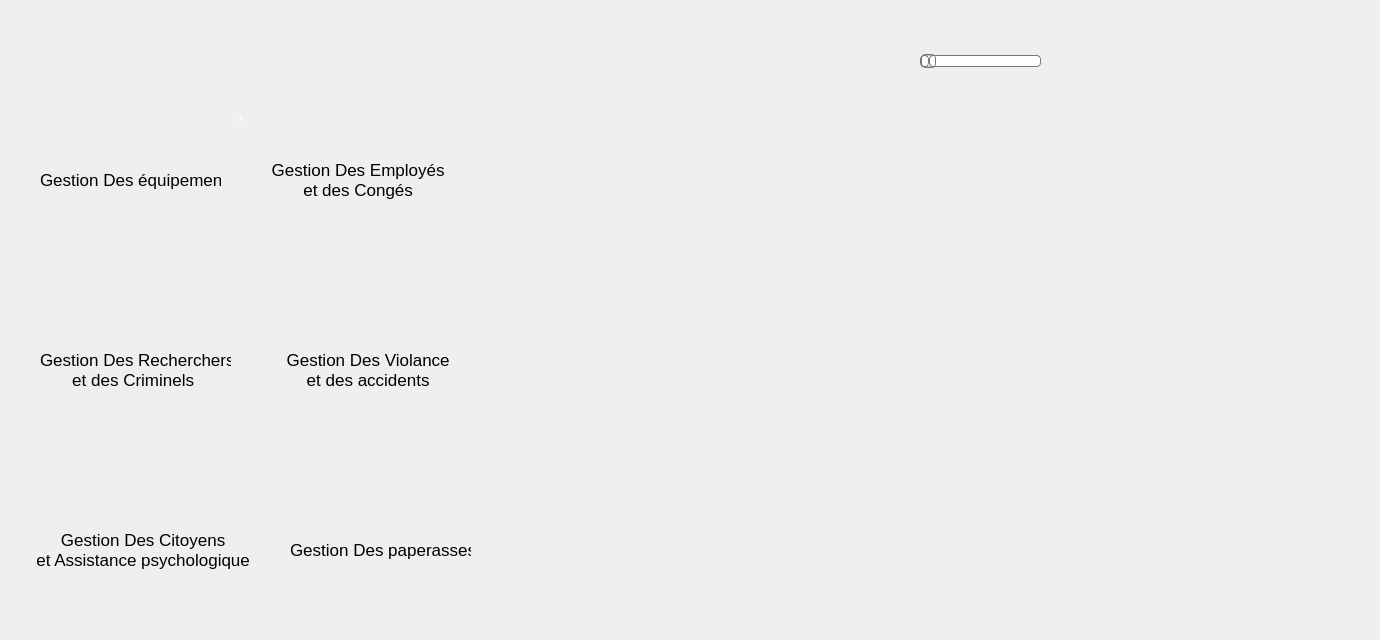
      <widget class="QWidget" name="tab_4">
       <attribute name="icon">
        <iconset resource="resource.qrc">
         <normaloff>:/image/img/police-station.png</normaloff>:/image/img/police-station.png</iconset>
       </attribute>
       <attribute name="title">
        <string>Acceuil</string>
       </attribute>
       <widget class="QLabel" name="label_10">
        <property name="geometry">
         <rect>
          <x>-10</x>
          <y>0</y>
          <width>1371</width>
          <height>631</height>
         </rect>
        </property>
        <property name="styleSheet">
         <string notr="true">border-image: url(:/img/policier-travaillant-ordinateur-portant-flic-uniforme-dans-bureau-garde-fond-brique_48369-15140.jpg) 1 1 1 1 stretch stretch;</string>
        </property>
        <property name="text">
         <string/>
        </property>
       </widget>
       <widget class="QLabel" name="label_25">
        <property name="geometry">
         <rect>
          <x>350</x>
          <y>420</y>
          <width>81</width>
          <height>81</height>
         </rect>
        </property>
        <property name="styleSheet">
         <string notr="true">border-image:url(:/img/183414194_466884714594269_7112138142974174459_n.png)1 1 1 1 stretch stretch;</string>
        </property>
        <property name="text">
         <string/>
        </property>
       </widget>
       <widget class="QLabel" name="label_15">
        <property name="geometry">
         <rect>
          <x>300</x>
          <y>30</y>
          <width>91</width>
          <height>91</height>
         </rect>
        </property>
        <property name="styleSheet">
         <string notr="true">border-image: url(:/img/52328332_2078164858899734_1395457921264910336_n.png) 1 1 1 1 stretch stretch;</string>
        </property>
        <property name="text">
         <string/>
        </property>
       </widget>
       <widget class="QLabel" name="label_24">
        <property name="geometry">
         <rect>
          <x>90</x>
          <y>220</y>
          <width>91</width>
          <height>111</height>
         </rect>
        </property>
        <property name="styleSheet">
         <string notr="true">border-image:url(:/img/182621297_495351015044474_391931727743189441_n.png)1 1 1 1 stretch stretch;</string>
        </property>
        <property name="text">
         <string/>
        </property>
       </widget>
       <widget class="QLabel" name="label_16">
        <property name="geometry">
         <rect>
          <x>350</x>
          <y>90</y>
          <width>51</width>
          <height>51</height>
         </rect>
        </property>
        <property name="styleSheet">
         <string notr="true">border-image: url(:/img/182895477_888405928672833_3764222974050923583_n.png) 1 1 1 1 stretch stretch;</string>
        </property>
        <property name="text">
         <string/>
        </property>
       </widget>
       <widget class="QLabel" name="label_30">
        <property name="geometry">
         <rect>
          <x>40</x>
          <y>150</y>
          <width>181</width>
          <height>81</height>
         </rect>
        </property>
        <property name="styleSheet">
         <string notr="true">color: #000000;
  font-size: 17px;</string>
        </property>
        <property name="text">
         <string> &lt;center&gt;Gestion Des équipements &lt;center&gt;</string>
        </property>
       </widget>
       <widget class="QLabel" name="label_34">
        <property name="geometry">
         <rect>
          <x>30</x>
          <y>520</y>
          <width>231</width>
          <height>81</height>
         </rect>
        </property>
        <property name="styleSheet">
         <string notr="true">color: #000000;
  font-size: 17px;</string>
        </property>
        <property name="text">
         <string> &lt;center&gt;Gestion Des Citoyens &lt;center&gt;et Assistance psychologique &lt;center&gt;</string>
        </property>
       </widget>
       <widget class="QLabel" name="label_23">
        <property name="geometry">
         <rect>
          <x>320</x>
          <y>260</y>
          <width>91</width>
          <height>81</height>
         </rect>
        </property>
        <property name="styleSheet">
         <string notr="true">border-image:url(:/img/71877099_1515757621897753_1533596121182502912_n.png)1 1 1 1 stretch stretch;</string>
        </property>
        <property name="text">
         <string/>
        </property>
       </widget>
       <widget class="QLabel" name="label_21">
        <property name="geometry">
         <rect>
          <x>110</x>
          <y>70</y>
          <width>61</width>
          <height>71</height>
         </rect>
        </property>
        <property name="styleSheet">
         <string notr="true">border-image:url(:/img/183097748_793064294947771_710383781197153546_n.png)1 1 1 1 stretch stretch;</string>
        </property>
        <property name="text">
         <string/>
        </property>
       </widget>
       <widget class="QLabel" name="label_32">
        <property name="geometry">
         <rect>
          <x>40</x>
          <y>340</y>
          <width>191</width>
          <height>81</height>
         </rect>
        </property>
        <property name="styleSheet">
         <string notr="true">color: #000000;
  font-size: 17px;</string>
        </property>
        <property name="text">
         <string> &lt;center&gt;Gestion Des Recherchers &lt;center&gt;et des Criminels &lt;center&gt;</string>
        </property>
       </widget>
       <widget class="QLabel" name="label_27">
        <property name="geometry">
         <rect>
          <x>90</x>
          <y>400</y>
          <width>91</width>
          <height>91</height>
         </rect>
        </property>
        <property name="styleSheet">
         <string notr="true">border-image:url(:/img/82385804_2643811335712023_8677046488792039424_n.png)1 1 1 1 stretch stretch;</string>
        </property>
        <property name="text">
         <string/>
        </property>
       </widget>
       <widget class="QLabel" name="logo">
        <property name="geometry">
         <rect>
          <x>1200</x>
          <y>0</y>
          <width>151</width>
          <height>161</height>
         </rect>
        </property>
        <property name="styleSheet">
         <string notr="true">border-image: url(:/img/151063767_429005728336484_2086052602840462546_n.png) 1 1 1 1 stretch stretch;</string>
        </property>
        <property name="text">
         <string/>
        </property>
       </widget>
       <widget class="QLabel" name="label_17">
        <property name="geometry">
         <rect>
          <x>300</x>
          <y>60</y>
          <width>111</width>
          <height>101</height>
         </rect>
        </property>
        <property name="styleSheet">
         <string notr="true">border-image: url(:/img/oval.png) 1 1 1 1 stretch stretch;</string>
        </property>
        <property name="text">
         <string/>
        </property>
       </widget>
       <widget class="QLabel" name="label_18">
        <property name="geometry">
         <rect>
          <x>70</x>
          <y>240</y>
          <width>111</width>
          <height>101</height>
         </rect>
        </property>
        <property name="styleSheet">
         <string notr="true">border-image: url(:/img/oval.png) 1 1 1 1 stretch stretch;</string>
        </property>
        <property name="text">
         <string/>
        </property>
       </widget>
       <widget class="QLabel" name="label_31">
        <property name="geometry">
         <rect>
          <x>270</x>
          <y>150</y>
          <width>181</width>
          <height>81</height>
         </rect>
        </property>
        <property name="styleSheet">
         <string notr="true">color: #000000;
  font-size: 17px;</string>
        </property>
        <property name="text">
         <string> &lt;center&gt;Gestion Des Employés &lt;center&gt;et des Congés &lt;center&gt;</string>
        </property>
       </widget>
       <widget class="QLabel" name="label_20">
        <property name="geometry">
         <rect>
          <x>70</x>
          <y>40</y>
          <width>81</width>
          <height>81</height>
         </rect>
        </property>
        <property name="styleSheet">
         <string notr="true">border-image: url(:/img/182484728_1001694200366980_6117544729765152706_n.png) 1 1 1 1 stretch stretch;</string>
        </property>
        <property name="text">
         <string/>
        </property>
       </widget>
       <widget class="QSlider" name="horizontalSlider_2">
        <property name="geometry">
         <rect>
          <x>920</x>
          <y>50</y>
          <width>121</width>
          <height>22</height>
         </rect>
        </property>
        <property name="styleSheet">
         <string notr="true">QSlider::groove:horizontal {
border: 1px solid #bbb;
background: white;
height: 10px;
border-radius: 4px;
}

QSlider::sub-page:horizontal {
background: qlineargradient(x1: 0, y1: 0,    x2: 0, y2: 1,
    stop: 0 #66e, stop: 1 #bbf);
background: qlineargradient(x1: 0, y1: 0.2, x2: 1, y2: 1,
    stop: 0 #bbf, stop: 1 #55f);
border: 1px solid #777;
height: 10px;
border-radius: 4px;
}

QSlider::add-page:horizontal {
background: #fff;
border: 1px solid #777;
height: 10px;
border-radius: 4px;
}

QSlider::handle:horizontal {
background: qlineargradient(x1:0, y1:0, x2:1, y2:1,
    stop:0 #eee, stop:1 #ccc);
border: 1px solid #777;
width: 13px;
margin-top: -2px;
margin-bottom: -2px;
border-radius: 4px;
}

QSlider::handle:horizontal:hover {
background: qlineargradient(x1:0, y1:0, x2:1, y2:1,
    stop:0 #fff, stop:1 #ddd);
border: 1px solid #444;
border-radius: 4px;
}

QSlider::sub-page:horizontal:disabled {
background: #bbb;
border-color: #999;
}

QSlider::add-page:horizontal:disabled {
background: #eee;
border-color: #999;
}

QSlider::handle:horizontal:disabled {
background: #eee;
border: 1px solid #aaa;
border-radius: 4px;
}</string>
        </property>
        <property name="orientation">
         <enum>Qt::Horizontal</enum>
        </property>
       </widget>
       <widget class="QLabel" name="label_22">
        <property name="geometry">
         <rect>
          <x>340</x>
          <y>220</y>
          <width>81</width>
          <height>81</height>
         </rect>
        </property>
        <property name="styleSheet">
         <string notr="true">border-image:url(:/img/182486389_729248067754259_6659584539846534587_n.png)1 1 1 1 stretch stretch;</string>
        </property>
        <property name="text">
         <string/>
        </property>
       </widget>
       <widget class="QLabel" name="label_33">
        <property name="geometry">
         <rect>
          <x>290</x>
          <y>520</y>
          <width>181</width>
          <height>81</height>
         </rect>
        </property>
        <property name="styleSheet">
         <string notr="true">color: #000000;
  font-size: 17px;</string>
        </property>
        <property name="text">
         <string> &lt;center&gt;Gestion Des paperasses&lt;center&gt;</string>
        </property>
       </widget>
       <widget class="QLabel" name="label_29">
        <property name="geometry">
         <rect>
          <x>280</x>
          <y>340</y>
          <width>181</width>
          <height>81</height>
         </rect>
        </property>
        <property name="styleSheet">
         <string notr="true">color: #000000;
  font-size: 17px;</string>
        </property>
        <property name="text">
         <string> &lt;center&gt;Gestion Des Violance &lt;center&gt;et des accidents &lt;center&gt;</string>
        </property>
       </widget>
       <widget class="QLabel" name="label_26">
        <property name="geometry">
         <rect>
          <x>320</x>
          <y>240</y>
          <width>111</width>
          <height>101</height>
         </rect>
        </property>
        <property name="styleSheet">
         <string notr="true">border-image: url(:/img/oval.png) 1 1 1 1 stretch stretch;</string>
        </property>
        <property name="text">
         <string/>
        </property>
       </widget>
       <widget class="QPushButton" name="pause_2">
        <property name="geometry">
         <rect>
          <x>1070</x>
          <y>40</y>
          <width>91</width>
          <height>41</height>
         </rect>
        </property>
        <property name="styleSheet">
         <string notr="true">QPushButton{
font-family: &quot;Roboto&quot;, sans-serif;
    text-transform: uppercase;
    outline: 0;
    background: transparent;
    color: #FFFFFF;
    width: 100%;
    border: 0;
    padding: 15px;
    font-size: 14px;
    -webkit-transition: all 0.3 ease;
    transition: all 0.3 ease;
    cursor: pointer;

}
</string>
        </property>
        <property name="text">
         <string/>
        </property>
        <property name="icon">
         <iconset resource="resource.qrc">
          <normaloff>:/image/img/stop.png</normaloff>:/image/img/stop.png</iconset>
        </property>
        <property name="iconSize">
         <size>
          <width>80</width>
          <height>80</height>
         </size>
        </property>
       </widget>
       <widget class="QLabel" name="label_28">
        <property name="geometry">
         <rect>
          <x>70</x>
          <y>420</y>
          <width>111</width>
          <height>101</height>
         </rect>
        </property>
        <property name="styleSheet">
         <string notr="true">border-image: url(:/img/oval.png) 1 1 1 1 stretch stretch;</string>
        </property>
        <property name="text">
         <string/>
        </property>
       </widget>
       <widget class="QLabel" name="label_36">
        <property name="geometry">
         <rect>
          <x>320</x>
          <y>420</y>
          <width>111</width>
          <height>101</height>
         </rect>
        </property>
        <property name="styleSheet">
         <string notr="true">border-image: url(:/img/oval.png) 1 1 1 1 stretch stretch;</string>
        </property>
        <property name="text">
         <string/>
        </property>
       </widget>
       <widget class="QLabel" name="label_37">
        <property name="geometry">
         <rect>
          <x>70</x>
          <y>50</y>
          <width>111</width>
          <height>101</height>
         </rect>
        </property>
        <property name="styleSheet">
         <string notr="true">border-image: url(:/img/oval.png) 1 1 1 1 stretch stretch;</string>
        </property>
        <property name="text">
         <string/>
        </property>
       </widget>
       <widget class="QPushButton" name="pushButton_3">
        <property name="geometry">
         <rect>
          <x>40</x>
          <y>30</y>
          <width>401</width>
          <height>181</height>
         </rect>
        </property>
        <property name="styleSheet">
         <string notr="true">QPushButton{
font-family: &quot;Roboto&quot;, sans-serif;
    text-transform: uppercase;
    outline: 0;
    background: transparent;
    color: #FFFFFF;
    width: 100%;
    border: 0;
    padding: 15px;
    font-size: 14px;
    -webkit-transition: all 0.3 ease;
    transition: all 0.3 ease;
    cursor: pointer;

}





</string>
        </property>
        <property name="text">
         <string>*</string>
        </property>
       </widget>
       <widget class="QLabel" name="label_38">
        <property name="geometry">
         <rect>
          <x>70</x>
          <y>460</y>
          <width>71</width>
          <height>71</height>
         </rect>
        </property>
        <property name="styleSheet">
         <string notr="true">border-image:url(:/img/overpopulation.png)1 1 1 1 stretch stretch;</string>
        </property>
        <property name="text">
         <string/>
        </property>
       </widget>
       <widget class="QLabel" name="label_39">
        <property name="geometry">
         <rect>
          <x>320</x>
          <y>450</y>
          <width>61</width>
          <height>61</height>
         </rect>
        </property>
        <property name="styleSheet">
         <string notr="true">border-image:url(:/img/79646791_2555477274559182_3424678394934067200_n.png)1 1 1 1 stretch stretch;</string>
        </property>
        <property name="text">
         <string/>
        </property>
       </widget>
       <widget class="QPushButton" name="start_2">
        <property name="geometry">
         <rect>
          <x>1020</x>
          <y>40</y>
          <width>91</width>
          <height>41</height>
         </rect>
        </property>
        <property name="styleSheet">
         <string notr="true">QPushButton{
font-family: &quot;Roboto&quot;, sans-serif;
    text-transform: uppercase;
    outline: 0;
    background: transparent;
    color: #FFFFFF;
    width: 100%;
    border: 0;
    padding: 15px;
    font-size: 14px;
    -webkit-transition: all 0.3 ease;
    transition: all 0.3 ease;
    cursor: pointer;

}
</string>
        </property>
        <property name="text">
         <string/>
        </property>
        <property name="icon">
         <iconset resource="resource.qrc">
          <normaloff>:/image/img/player-navigation-icons-play-stop-and-pause-vector-5509880.png</normaloff>:/image/img/player-navigation-icons-play-stop-and-pause-vector-5509880.png</iconset>
        </property>
        <property name="iconSize">
         <size>
          <width>80</width>
          <height>80</height>
         </size>
        </property>
       </widget>
       <zorder>label_10</zorder>
       <zorder>label_30</zorder>
       <zorder>label_34</zorder>
       <zorder>label_32</zorder>
       <zorder>logo</zorder>
       <zorder>label_17</zorder>
       <zorder>label_18</zorder>
       <zorder>label_31</zorder>
       <zorder>horizontalSlider_2</zorder>
       <zorder>label_33</zorder>
       <zorder>label_29</zorder>
       <zorder>pause_2</zorder>
       <zorder>label_28</zorder>
       <zorder>label_36</zorder>
       <zorder>label_37</zorder>
       <zorder>label_39</zorder>
       <zorder>label_27</zorder>
       <zorder>label_38</zorder>
       <zorder>label_24</zorder>
       <zorder>label_26</zorder>
       <zorder>label_22</zorder>
       <zorder>label_23</zorder>
       <zorder>label_25</zorder>
       <zorder>label_15</zorder>
       <zorder>label_20</zorder>
       <zorder>label_21</zorder>
       <zorder>label_16</zorder>
       <zorder>start_2</zorder>
       <zorder>pushButton_3</zorder>
      </widget>
